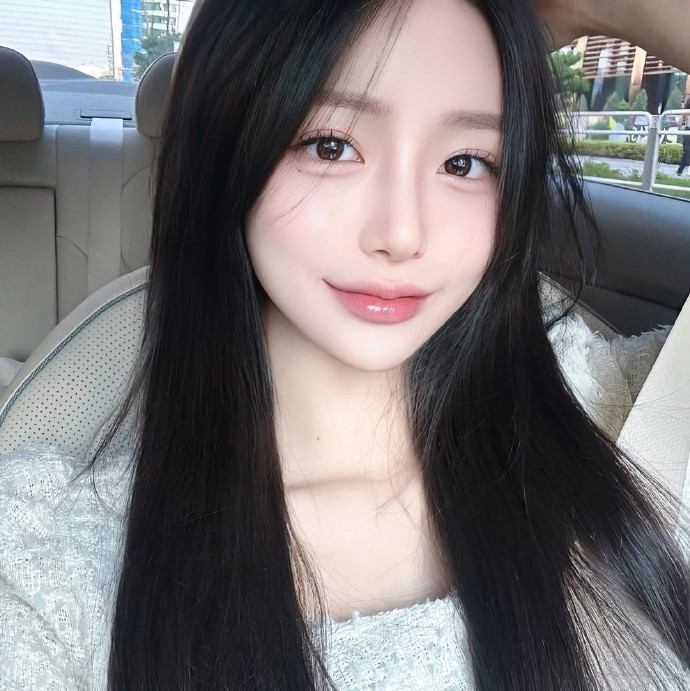
#> input picture 1.jpg, 690 x 691 px
$ python demo_240pts.py
#> lines starting #> are read from the running program, lines starting #| are printed output that depends on the picture
#!/usr/bin/env python3
"""
240点人脸关键点 Demo

V014D1A07 模型实际拥有 4 个输出张量:
  "landmark" : [1, 212, 1, 1]  → 106 基础点 × (x,y)
  "out134"   : [1, 268, 1, 1]  → 134 扩展点 × (x,y)
  "out40"    : [1,  80, 1, 1]  →  40 虹膜点 × (x,y)
  "score"    : [1,   1]        → 置信度

240点 = 106基础点 + 134扩展点
  extend_point[0..21]   = 左眼 22pts
  extend_point[22..43]  = 右眼 22pts
  extend_point[44..56]  = 左眉毛 13pts
  extend_point[57..69]  = 右眉毛 13pts
  extend_point[70..133] = 嘴唇 64pts (上唇/下唇/嘴角)

重排序映射已在 build_240_points() 中完整复现。

运行:
  source venv_mnn/bin/activate
  python3 demo_240pts.py [--image 1.jpg]
"""

import argparse, sys, os
import numpy as np
import cv2
import MNN

BASE_DIR = os.path.dirname(os.path.abspath(__file__))
MODEL    = os.path.join(BASE_DIR, "mnn_converted/V014D1A07.mnn")
DEFAULT_IMAGE = os.path.join(BASE_DIR, "1.jpg")


# ─────────────────────────────────────────────────────
# 颜色映射 (240点分区)
# ─────────────────────────────────────────────────────
REGION_COLORS = {
    "base_contour":    (200, 200, 200),  # 脸轮廓      pt[0-32]
    "base_brow_l":     (  0, 220,  80),  # 左眉        pt[33-41]
    "base_brow_r":     (  0, 160, 255),  # 右眉        pt[42-50]
    "base_nose":       (220,   0, 220),  # 鼻          pt[51-64]
    "base_eye_l":      (255, 200,   0),  # 左眼        pt[65-74]
    "base_eye_r":      (  0, 200, 255),  # 右眼        pt[75-84]
    "base_mouth":      (  0, 255,   0),  # 嘴          pt[85-103]
    "base_pupil":      (255, 255, 255),  # 瞳孔        pt[104-105]
    "ext_eye_l":       (255, 160,   0),  # 扩展左眼    ext[0-21]
    "ext_eye_r":       (  0, 160, 255),  # 扩展右眼    ext[22-43]
    "ext_brow_l":      (  0, 255, 100),  # 扩展左眉    ext[44-56]
    "ext_brow_r":      (  0, 100, 255),  # 扩展右眉    ext[57-69]
    "ext_lips":        (255,  80,  80),  # 嘴唇        ext[70-133]
    "iris":            (255, 255,   0),  # 虹膜        iris[0-39]
}


# [17 lines left out: functions base_color, ext_color, not called in this run]


# ─────────────────────────────────────────────────────
# 工具函数
# ─────────────────────────────────────────────────────

def detect_face(img_bgr):
    """OpenCV Haar 人脸检测, 返回最大人脸 (x,y,w,h) 或 None"""
    cascade = cv2.CascadeClassifier(
        cv2.data.haarcascades + "haarcascade_frontalface_default.xml")
    gray = cv2.cvtColor(img_bgr, cv2.COLOR_BGR2GRAY)
    faces = cascade.detectMultiScale(gray, 1.1, 4, minSize=(30, 30))
    if len(faces) == 0:
        return None
    return sorted(faces, key=lambda f: f[2] * f[3], reverse=True)[0]


def crop_face(img_bgr, face_roi, pad_ratio=0.15):
    """从图像中裁剪人脸区域(含 padding), 返回 (face_crop, x1, y1, x2, y2)"""
    H, W = img_bgr.shape[:2]
    fx, fy, fw, fh = face_roi
    pad = int(max(fw, fh) * pad_ratio)
    x1 = max(0, fx - pad);  y1 = max(0, fy - pad)
    x2 = min(W, fx + fw + pad); y2 = min(H, fy + fh + pad)
    return img_bgr[y1:y2, x1:x2], x1, y1, x2, y2


def preprocess(face_bgr, size=112):
    """BGR → RGB, resize, [-1,1] 归一化 → NCHW float32"""
    rgb = cv2.cvtColor(face_bgr, cv2.COLOR_BGR2RGB)
    rs  = cv2.resize(rgb, (size, size))
    arr = (rs.astype(np.float32) / 127.5 - 1.0).transpose(2, 0, 1)[None]
    return arr


def run_landmark_model(inp_np):
    """
    运行 V014D1A07 并返回全部4个输出的 numpy 数组:
    landmark[106,2], out134[134,2], out40[40,2], score
    """
    net  = MNN.Interpreter(MODEL)
    sess = net.createSession({})

    in_t = net.getSessionInput(sess, "input")
    host_in = MNN.Tensor([1, 3, 112, 112], MNN.Halide_Type_Float,
                         inp_np, MNN.Tensor_DimensionType_Caffe)
    in_t.copyFromHostTensor(host_in)
    net.runSession(sess)

    result = {}
    for name in ("landmark", "out134", "out40", "score"):
        o = net.getSessionOutput(sess, name)
        host_o = MNN.Tensor(o, MNN.Tensor_DimensionType_Caffe)
        o.copyToHostTensor(host_o)
        result[name] = np.array(host_o.getData())

    lm    = result["landmark"].reshape(106, 2)
    ext   = result["out134"].reshape(134, 2)
    iris  = result["out40"].reshape(40, 2)
    score = float(result["score"][0])
    return lm, ext, iris, score


# ─────────────────────────────────────────────────────
# FAKGDetect.mm 中的 extend_point 重排序逻辑
# ─────────────────────────────────────────────────────

# [104 lines left out: functions build_240_points, map_to_image, draw_points, draw_legend, draw_contour, not called in this run]


# ─────────────────────────────────────────────────────
# 主流程
# ─────────────────────────────────────────────────────

def main():
    parser = argparse.ArgumentParser(description="240点人脸关键点 Demo")
    parser.add_argument("--image", default=DEFAULT_IMAGE)
    args = parser.parse_args()

    img = cv2.imread(args.image)
#> img is the input picture: shape (691, 690, 3); mean B, G, R 116.4, 115.2, 118.2
    if img is None:
        print(f"❌ 无法读取图片: {args.image}"); sys.exit(1)
    H, W = img.shape[:2]
#> H = 691; W = 690
    print(f"输入图片: {args.image}  ({W}×{H})")
#| 输入图片: 1.jpg  (690×691)

    # 1. 人脸检测
    face_roi = detect_face(img)
#> in detect_face, `gray = cv2.cvtColor(img_bgr, cv2.COLOR_BGR2GRAY)`:
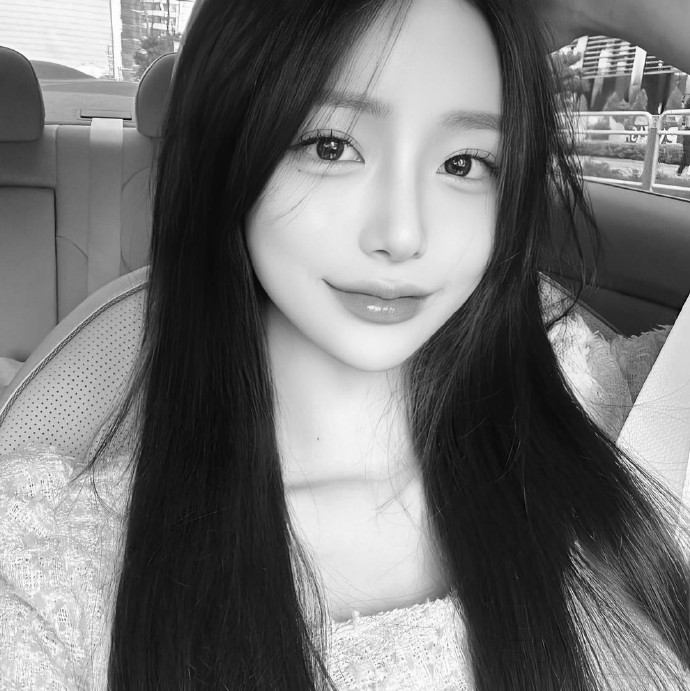
#> gray: shape (691, 690); min 0, max 255, mean 116.2
#> in detect_face, `faces = cascade.detectMultiScale(gray, 1.1, 4, minSize=(30, 30))`: faces = [[268, 419, 181, 181], [247, 58, 297, 297]]
#> face_roi = [247, 58, 297, 297]
    if face_roi is None:
        print("❌ 未检测到人脸"); sys.exit(1)

    face_crop, cx1, cy1, cx2, cy2 = crop_face(img, face_roi)
#> in crop_face, `fx, fy, fw, fh = face_roi`: fx = 247; fy = 58; fw = 297
#> in crop_face, `pad = int(max(fw, fh) * pad_ratio)`: pad = 44
#> in crop_face, `x1 = max(0, fx - pad)`: x1 = 203
#> in crop_face, `y1 = max(0, fy - pad)`: y1 = 14
#> in crop_face, `x2 = min(W, fx + fw + pad)`: x2 = 588
#> in crop_face, `y2 = min(H, fy + fh + pad)`: y2 = 399
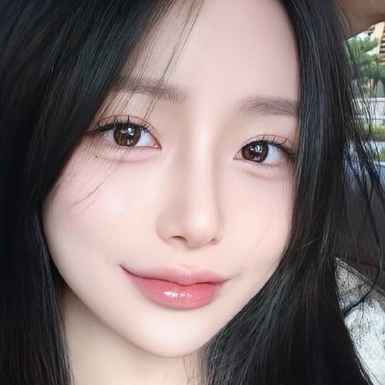
#> face_crop: shape (385, 385, 3); mean B, G, R 115, 115.6, 129.2
#> cx1 = 203; cy1 = 14; cx2 = 588; cy2 = 399
    cw, ch = cx2 - cx1, cy2 - cy1
#> cw = 385; ch = 385
    print(f"人脸 ROI: ({cx1},{cy1})-({cx2},{cy2}), crop={cw}×{ch}")
#| 人脸 ROI: (203,14)-(588,399), crop=385×385

    # 2. 运行模型
    inp = preprocess(face_crop, 112)
#> in preprocess, `rs  = cv2.resize(rgb, (size, size))`:
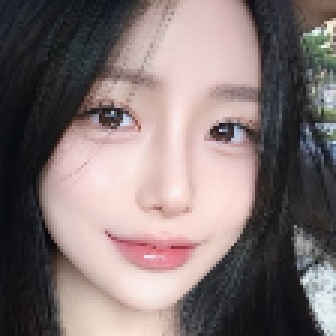
#> rs: shape (112, 112, 3) (shown 3 times larger); mean R, G, B 129.1, 115.5, 114.9
    lm, ext, iris, score = run_landmark_model(inp)
    print(f"模型推理 score={score:.4f}")
    print(f"  landmark [106,2] range x=[{lm[:,0].min():.3f},{lm[:,0].max():.3f}]")
    print(f"  out134   [134,2] range x=[{ext[:,0].min():.3f},{ext[:,0].max():.3f}]")
    print(f"  out40    [ 40,2] range x=[{iris[:,0].min():.3f},{iris[:,0].max():.3f}]")

    # 3. 构建 240 点 (严格按 FAKGDetect.mm 映射)
    pts_240_norm = build_240_points(lm, ext)     # [240, 2] 归一化
    pts_iris_norm = iris                          # [ 40, 2] 归一化
    pts_280_norm = np.concatenate([pts_240_norm, pts_iris_norm], axis=0)

    # 4. 映射到原图坐标
    pts_240 = map_to_image(pts_240_norm, cx1, cy1, cx2, cy2)  # [240, 2]
    pts_280 = map_to_image(pts_280_norm, cx1, cy1, cx2, cy2)  # [280, 2]

    # ── 图1: 106 基础点 vs 240 密集点对比 ──────────────────
    vis_base = img.copy()
    # 绘制人脸框
    cv2.rectangle(vis_base, (cx1, cy1), (cx2, cy2), (0, 200, 255), 1)
    for i in range(106):
        col = base_color(i)
        cv2.circle(vis_base, (int(pts_240[i, 0]), int(pts_240[i, 1])), 2, col, -1)
    draw_legend(vis_base, {k: v for k, v in REGION_COLORS.items() if k.startswith("base")})
    cv2.putText(vis_base, f"106 base pts  score={score:.3f}",
                (8, H - 8), cv2.FONT_HERSHEY_SIMPLEX, 0.5, (255, 255, 255), 1)

    # ── 图2: 240 密集点 (含扩展点, 按区域着色) ─────────────
    vis_240 = img.copy()
    cv2.rectangle(vis_240, (cx1, cy1), (cx2, cy2), (0, 200, 255), 1)
    for i in range(240):
        if i < 106:
            col = base_color(i)
            r = 2
        else:
            col = ext_color(i - 106)
            r = 2
        cv2.circle(vis_240, (int(pts_240[i, 0]), int(pts_240[i, 1])), r, col, -1)
    draw_legend(vis_240, REGION_COLORS)
    cv2.putText(vis_240, f"240 pts (106 base + 134 ext)  score={score:.3f}",
                (8, H - 8), cv2.FONT_HERSHEY_SIMPLEX, 0.48, (255, 255, 255), 1)

    # ── 图3: 280 点 (含虹膜) + 轮廓线连接 ──────────────────
    vis_280 = img.copy()
    cv2.rectangle(vis_280, (cx1, cy1), (cx2, cy2), (0, 200, 255), 1)

    # 连接轮廓线
    def safe_poly(vis, idxs, col, closed=True):
        sel = [(int(pts_280[i, 0]), int(pts_280[i, 1])) for i in idxs]
        cv2.polylines(vis, [np.array(sel)], isClosed=closed, color=col, thickness=1)

    # 脸轮廓 pt[0..32]
    safe_poly(vis_280, list(range(0, 33)), REGION_COLORS["base_contour"], closed=False)
    # 左眉 pt[33..41] + ext[44..56] (mapped to 240 idx 150..162)
    safe_poly(vis_280, list(range(33, 42)), REGION_COLORS["base_brow_l"], closed=False)
    safe_poly(vis_280, list(range(150, 163)), REGION_COLORS["ext_brow_l"], closed=False)
    # 右眉
    safe_poly(vis_280, list(range(42, 51)), REGION_COLORS["base_brow_r"], closed=False)
    safe_poly(vis_280, list(range(163, 176)), REGION_COLORS["ext_brow_r"], closed=False)
    # 鼻
    safe_poly(vis_280, list(range(51, 65)), REGION_COLORS["base_nose"], closed=False)
    # 左眼 base + ext
    safe_poly(vis_280, list(range(65, 75)), REGION_COLORS["base_eye_l"], closed=True)
    safe_poly(vis_280, list(range(106, 128)), REGION_COLORS["ext_eye_l"], closed=True)
    # 右眼
    safe_poly(vis_280, list(range(75, 85)), REGION_COLORS["base_eye_r"], closed=True)
    safe_poly(vis_280, list(range(128, 150)), REGION_COLORS["ext_eye_r"], closed=True)
    # 嘴 base
    safe_poly(vis_280, list(range(85, 104)), REGION_COLORS["base_mouth"], closed=True)
    # 扩展嘴唇
    safe_poly(vis_280, list(range(176, 240)), REGION_COLORS["ext_lips"], closed=True)
    # 虹膜 (20pts per eye)
    safe_poly(vis_280, list(range(240, 260)), REGION_COLORS["iris"], closed=True)
    safe_poly(vis_280, list(range(260, 280)), REGION_COLORS["iris"], closed=True)

    # 再绘制所有点
    for i in range(280):
        if i < 106:    col = base_color(i);           r = 2
        elif i < 240:  col = ext_color(i - 106);      r = 2
        else:          col = REGION_COLORS["iris"];    r = 3
        cv2.circle(vis_280, (int(pts_280[i, 0]), int(pts_280[i, 1])), r, col, -1)

    draw_legend(vis_280, REGION_COLORS)
    cv2.putText(vis_280, f"280 pts (240 + 40 iris)  score={score:.3f}",
                (8, H - 8), cv2.FONT_HERSHEY_SIMPLEX, 0.48, (255, 255, 255), 1)

    # ── 图4: 带标号的扩展点 (方便验证映射正确性) ────────────
    vis_label = img.copy()
    cv2.rectangle(vis_label, (cx1, cy1), (cx2, cy2), (0, 200, 255), 1)
    for i in range(240):
        px, py = int(pts_240[i, 0]), int(pts_240[i, 1])
        if i < 106:
            col = base_color(i); r = 2
        else:
            col = ext_color(i - 106); r = 2
        cv2.circle(vis_label, (px, py), r, col, -1)
        # 只标注扩展点的索引 (可读性)
        if i >= 106 and (i - 106) % 5 == 0:
            cv2.putText(vis_label, str(i - 106), (px + 2, py - 2),
                        cv2.FONT_HERSHEY_PLAIN, 0.5, col, 1)

    # ── 保存 ──────────────────────────────────────────────
    out = BASE_DIR
    pairs = [
        (vis_base,  "result_4a_106pts.jpg"),
        (vis_240,   "result_4b_240pts.jpg"),
        (vis_280,   "result_4c_280pts_contour.jpg"),
        (vis_label, "result_4d_240pts_labeled.jpg"),
    ]
    for img_out, fname in pairs:
        path = os.path.join(out, fname)
        cv2.imwrite(path, img_out)
        print(f"  ✓ {path}")

    print(f"\n 240点统计:")
    print(f"  基础点[0-105]: 106pts")
    print(f"  扩展左眼[106-127]: 22pts")
    print(f"  扩展右眼[128-149]: 22pts")
    print(f"  扩展左眉[150-162]: 13pts")
    print(f"  扩展右眉[163-175]: 13pts")
    print(f"  扩展嘴唇[176-239]: 64pts")
    print(f"  虹膜[240-279]: 40pts (280点模式)")
    print(f"\n 完成!")


if __name__ == "__main__":
    main()
#> (the call stopped at in run_landmark_model, `net  = MNN.Interpreter(MODEL)`: MNN is not available in this run)
